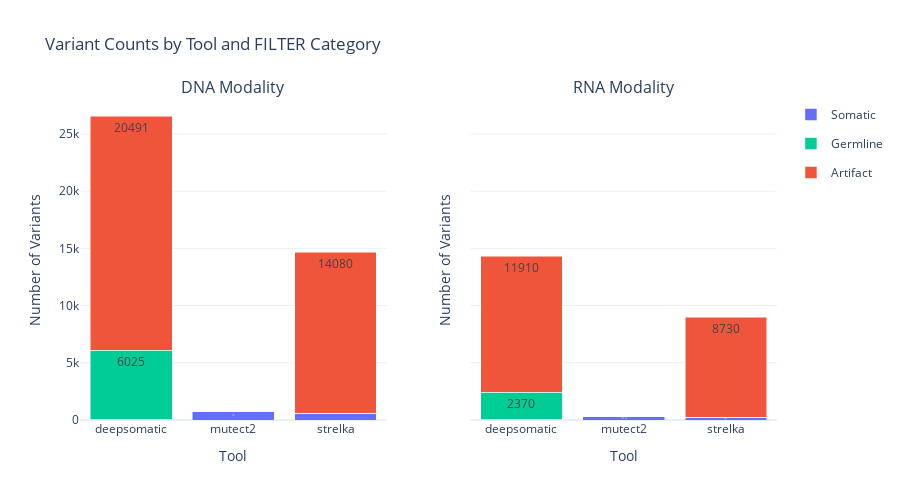

Notebook code for this chart:
### Markdown cell above
## 5. Standard Workflow Visualizations

### Code cell
# Plot 1: Variant Counts by Tool
print("Variant Counts by Tool:")
fig = standard_visualizer.plot_variant_counts_by_tool()
if fig:
    fig.show()

### Figure 1 — Plotly figure (JSON) as saved in the notebook; plotly's stock layout.template omitted (floating-point values rounded to 4 significant figures)
{"data": [{"legendgroup": "Somatic", "marker": {"color": "#636EFA"}, "name": "Somatic", "showlegend": true, "text": ["52", "747", "593"], "textposition": "inside", "type": "bar", "x": ["deepsomatic", "mutect2", "strelka"], "xaxis": "x", "y": [52, 747, 593], "yaxis": "y"}, {"legendgroup": "Germline", "marker": {"color": "#00CC96"}, "name": "Germline", "showlegend": true, "text": ["6025", "0", "0"], "textposition": "inside", "type": "bar", "x": ["deepsomatic", "mutect2", "strelka"], "xaxis": "x", "y": [6025, 0, 0], "yaxis": "y"}, {"legendgroup": "Artifact", "marker": {"color": "#EF553B"}, "name": "Artifact", "showlegend": true, "text": ["20491", "0", "14080"], "textposition": "inside", "type": "bar", "x": ["deepsomatic", "mutect2", "strelka"], "xaxis": "x", "y": [20491, 0, 14080], "yaxis": "y"}, {"legendgroup": "Somatic", "marker": {"color": "#636EFA"}, "name": "Somatic", "showlegend": false, "text": ["49", "314", "249"], "textposition": "inside", "type": "bar", "x": ["deepsomatic", "mutect2", "strelka"], "xaxis": "x2", "y": [49, 314, 249], "yaxis": "y2"}, {"legendgroup": "Germline", "marker": {"color": "#00CC96"}, "name": "Germline", "showlegend": false, "text": ["2370", "0", "0"], "textposition": "inside", "type": "bar", "x": ["deepsomatic", "mutect2", "strelka"], "xaxis": "x2", "y": [2370, 0, 0], "yaxis": "y2"}, {"legendgroup": "Artifact", "marker": {"color": "#EF553B"}, "name": "Artifact", "showlegend": false, "text": ["11910", "0", "8730"], "textposition": "inside", "type": "bar", "x": ["deepsomatic", "mutect2", "strelka"], "xaxis": "x2", "y": [11910, 0, 8730], "yaxis": "y2"}], "layout": {"annotations": [{"font": {"size": 16}, "showarrow": false, "text": "DNA Modality", "x": 0.22, "xanchor": "center", "xref": "paper", "y": 1, "yanchor": "bottom", "yref": "paper"}, {"font": {"size": 16}, "showarrow": false, "text": "RNA Modality", "x": 0.78, "xanchor": "center", "xref": "paper", "y": 1, "yanchor": "bottom", "yref": "paper"}], "barmode": "stack", "height": 500, "showlegend": true, "title": {"text": "Variant Counts by Tool and FILTER Category"}, "xaxis": {"anchor": "y", "domain": [0, 0.44], "title": {"text": "Tool"}}, "xaxis2": {"anchor": "y2", "domain": [0.56, 1], "title": {"text": "Tool"}}, "yaxis": {"anchor": "x", "domain": [0, 1], "title": {"text": "Number of Variants"}}, "yaxis2": {"anchor": "x2", "domain": [0, 1], "matches": "y", "showticklabels": false, "title": {"text": "Number of Variants"}}}}
